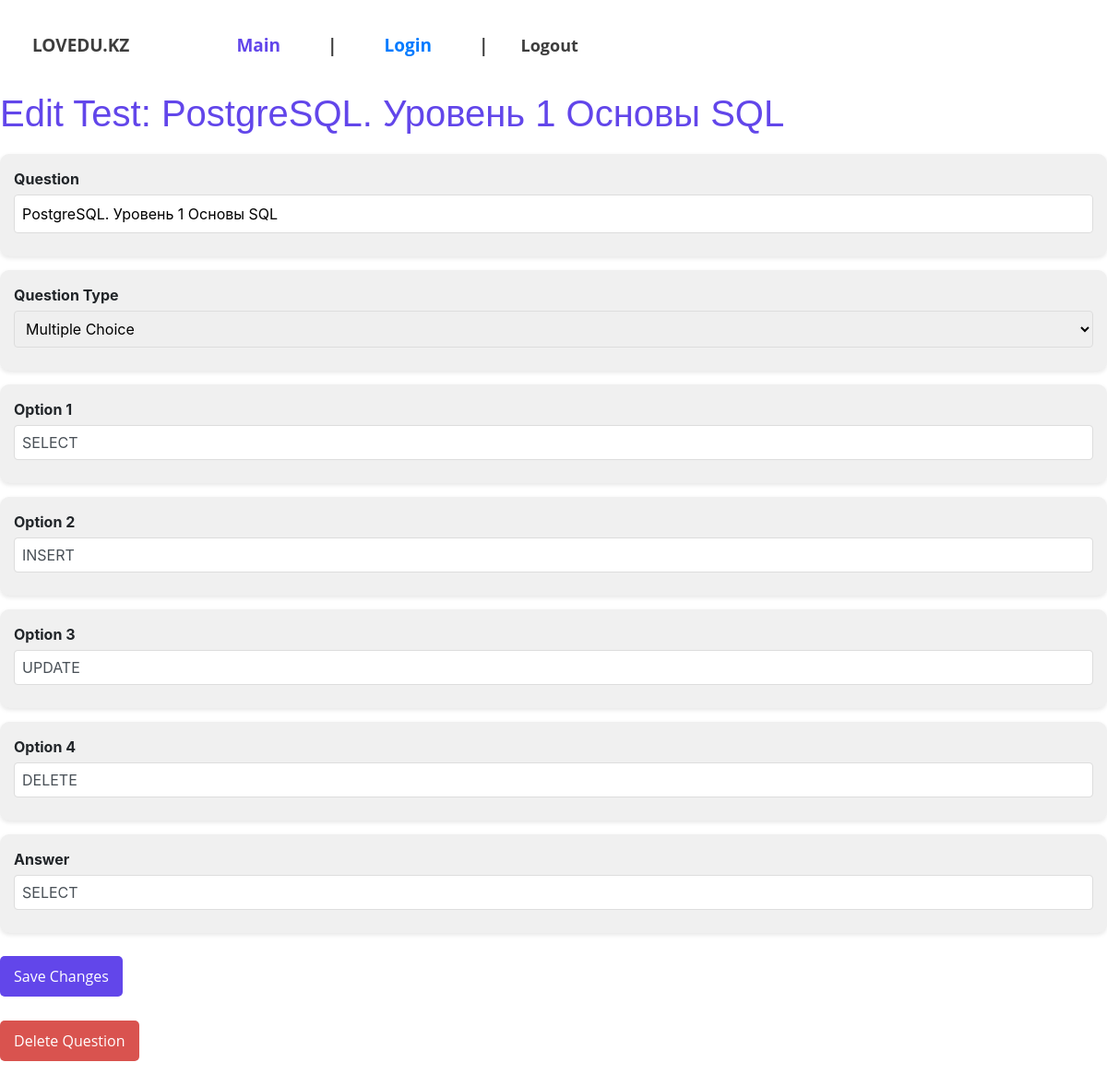
The page /tests/1/edit_question/1/ on the database its author committed.
### Quiz/models.py (models this page shows, shortened)
class QuesModel(models.Model):
    id = models.AutoField(primary_key=True)
    test = models.ForeignKey(Test, on_delete=models.CASCADE, null=True)
    question = models.CharField(max_length=200, null=True)
    op1 = models.CharField(max_length=200, null=True)
    op2 = models.CharField(max_length=200, null=True)
    op3 = models.CharField(max_length=200, null=True)
    op4 = models.CharField(max_length=200, null=True)
    ans = models.CharField(max_length=200, null=True)
    QUESTION_TYPE_CHOICES = [
        ('MC', 'Multiple Choice'),
        ('WA', 'Written Answer')
    ]
    question_type = models.CharField(max_length=2, choices=QUESTION_TYPE_CHOICES, default='MC')

### Quiz/views.py (the view)
# urls.py: path('tests/<int:test_id>/edit_question/<int:ques_id>/', edit_question, name='edit_question'),
def edit_question(request, test_id, ques_id):
    ques = get_object_or_404(QuesModel, pk=ques_id)
    if request.method == 'POST':
        form = QuesModelForm(request.POST, instance=ques)
        if form.is_valid():
            form.save()
            return redirect('take_test', test_id=test_id)
    else:
        form = QuesModelForm(instance=ques)
        return render(request, 'Quiz/edit_question.html', {'form': form, 'ques': ques})

### Quiz/forms.py
class QuesModelForm(forms.ModelForm):
    class Meta:
        model = QuesModel
        fields = ['question', 'question_type', 'op1', 'op2', 'op3', 'op4', 'ans']
        widgets = {
            'op1': forms.TextInput(attrs={'class': 'form-control', 'required': False}),
            'op2': forms.TextInput(attrs={'class': 'form-control', 'required': False}),
            'op3': forms.TextInput(attrs={'class': 'form-control', 'required': False}),
            'op4': forms.TextInput(attrs={'class': 'form-control', 'required': False}),
            'ans': forms.TextInput(attrs={'class': 'form-control', 'required': False}),
        }
    def __init__(self, *args, **kwargs):
        super(QuesModelForm, self).__init__(*args, **kwargs)
        if 'initial' in kwargs and kwargs['initial'].get('question_type') == 'WA':
            del self.fields['op1']
            del self.fields['op2']
            del self.fields['op3']
            del self.fields['op4']
            del self.fields['ans']

### Quiz/templates/Quiz/edit_question.html (shortened to what this page needs)
{% extends 'Quiz/dependencies.html' %}
{% load static %}
{% block content %}
<head>
    <link rel="stylesheet" href="{% static 'styles/editq.css' %}">
</head>
    <h1>Edit Test: {{ ques.question }}</h1>
    <form method="post" action="">
        <div class="form-group">
            <label>Question</label>
            {{ form.question }}
        </div>
        <div class="form-group">
            <label>Question Type</label>
            {{ form.question_type }}
        </div>
        <div class="option-field">
            <label>Option 1</label>
            {{ form.op1 }}
        </div>
        <div class="option-field">
            <label>Option 2</label>
            {{ form.op2 }}
        </div>
        <div class="option-field">
            <label>Option 3</label>
            {{ form.op3 }}
        </div>
        <div class="option-field">
            <label>Option 4</label>
            {{ form.op4 }}
        </div>
        <div class="form-group">
            <label>Answer</label>
            {{ form.ans }}
        </div>
        <button type="submit" class="btn btn-primary">Save Changes</button>
    </form>
    <form method="post" action="{% url 'delete_question' ques.id %}">
        <button type="submit" class="btn btn-danger">Delete Question</button>
    </form>
{% endblock %}

### static/styles/editq.css (style rules this page uses)
h1 { font-family: 'Peace Sans', sans-serif; color: #6246EA; margin-bottom: 20px; }
.form-group, .option-field { background-color: #F0F0F0; padding: 15px; margin-bottom: 15px; border-radius: 10px; box-shadow: 0 2px 5px rgba(0, 0, 0, 0.1); }
label { font-weight: bold; display: block; margin-bottom: 5px; }
input[type="text"], select { width: 100%; padding: 8px; border: 1px solid #DDD; border-radius: 4px; margin-bottom: 10px; }
.btn { padding: 10px 15px; border-radius: 5px; border: none; cursor: pointer; font-family: 'Open Sans', sans-serif; margin-top: 10px; }
.btn-primary { background-color: #6246EA; color: #FFFFFF; }
.btn-danger { background-color: #D9534F; color: #FFFFFF; }

### rows shown on the page
QuesModel: question "PostgreSQL. Уровень 1 Основы SQL", question_type "Multiple Choice", op1 "SELECT", op2 "INSERT", op3 "UPDATE", op4 "DELETE", ans "SELECT"
